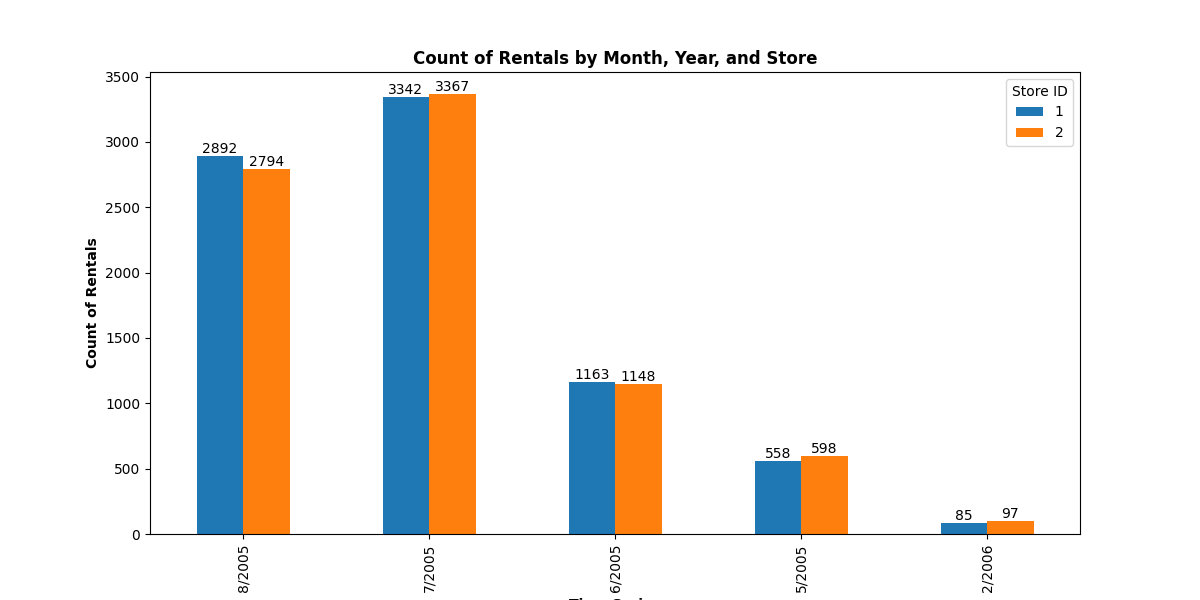

The Python source for this figure:
import pandas as pd
import matplotlib.pyplot as plt

# Read CSV file into a DataFrame
df = pd.read_csv("q_01.csv")

# Prepare the data for plotting
df['rental_date'] = df['rental_month'].astype(
    str) + '/' + df['rental_year'].astype(str)
pivot_df = df.pivot(index='rental_date', columns='store_id', values='count_rentals').fillna(
    0).sort_values("rental_date", ascending=False)

# Plot the data using a bar chart
ax = pivot_df.plot(kind='bar', figsize=(12, 6))

# Customize the chart labels and title
plt.xlabel("Time Series", fontsize=10, fontweight='bold')
plt.ylabel("Count of Rentals", fontsize=10, fontweight='bold')
plt.title("Count of Rentals by Month, Year, and Store",
          fontsize=12, fontweight='bold')

# Show the legend
plt.legend(title="Store ID")

# Add annotations (count_rentals) at the top of each bar
for p in ax.patches:
    ax.annotate(str(int(p.get_height())), (p.get_x() +
                p.get_width() / 2., p.get_height()), ha='center', va='bottom')

# Display the chart
plt.show()
